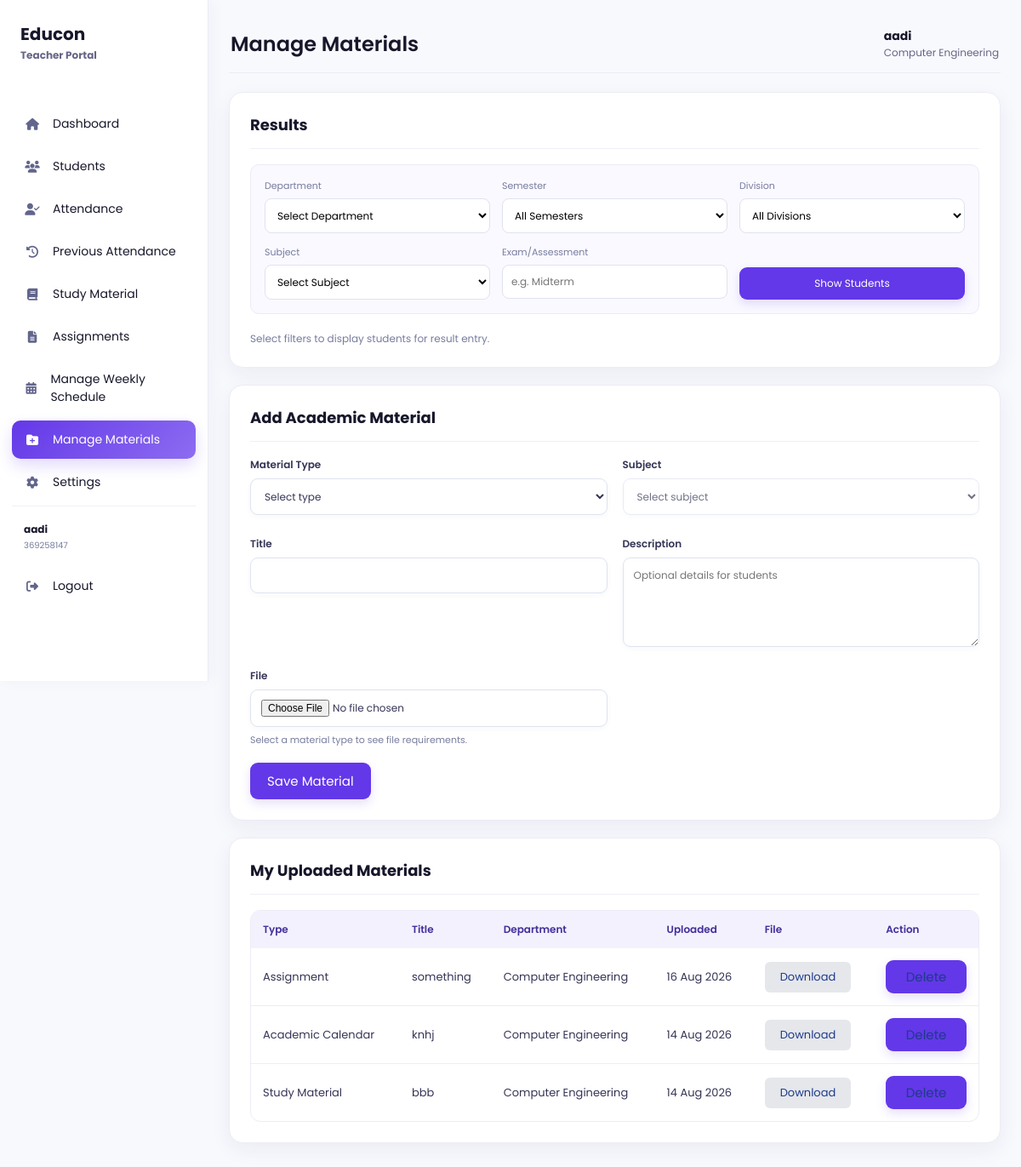
The page /teacher/manage-materials (signed in) on the database its author committed.
### models/user.py (models this page shows, shortened)
class User(UserMixin, db.Model):
    __tablename__ = "users"
    id = db.Column(
        db.Integer,
        primary_key=True
    )
    full_name = db.Column(
        db.String(100),
        nullable=False
    )
    enrollment_no = db.Column(
        db.String(50),
        unique=True,
        nullable=True
    )
    employee_id = db.Column(
        db.String(50),
        unique=True,
        nullable=True
    )
    parent_id = db.Column(
        db.String(50),
        unique=True,
        nullable=True
    )
    admin_id = db.Column(
        db.String(50),
        unique=True,
        nullable=True
    )
    email = db.Column(
        db.String(120),
        unique=True,
        nullable=True
    )
    phone = db.Column(
        db.String(20),
        nullable=True
    )
    password = db.Column(
        db.String(200),
        nullable=False
    )
    role = db.Column(
        db.String(20),
        nullable=False
    )
    theme = db.Column(db.String(20), nullable=False, default="light", server_default="light")
    notifications_enabled = db.Column(db.Boolean, nullable=False, default=True, server_default="1")
    accent_color = db.Column(db.String(20), nullable=False, default="purple", server_default="purple")

### models/teacher.py (models this page shows)
class Teacher(db.Model):
    __tablename__ = "teachers"
    id = db.Column(
        db.Integer,
        primary_key=True
    )
    user_id = db.Column(
        db.Integer,
        db.ForeignKey("users.id"),
        nullable=False
    )
    department = db.Column(
        db.String(50),
        nullable=True
    )
    subject = db.Column(
        db.String(100),
        nullable=True
    )

### models/academic_material.py (models this page shows)
class AcademicMaterial(db.Model):
    __tablename__ = "academic_materials"
    id = db.Column(db.Integer, primary_key=True)
    teacher_user_id = db.Column(
        db.Integer,
        db.ForeignKey("users.id"),
        nullable=False,
        index=True,
    )
    material_type = db.Column(db.String(30), nullable=False, index=True)
    department = db.Column(db.String(50), nullable=False, index=True)
    subject = db.Column(db.String(100), nullable=True, index=True)
    title = db.Column(db.String(150), nullable=False)
    description = db.Column(db.Text, nullable=True)
    original_filename = db.Column(db.String(255), nullable=True)
    stored_filename = db.Column(db.String(255), nullable=True, unique=True)
    uploaded_at = db.Column(db.DateTime, default=datetime.utcnow, nullable=False)
    teacher = db.relationship("User", foreign_keys=[teacher_user_id])

### app.py (the view, shortened to what this page needs)
@app.route("/teacher/manage-materials", methods=["GET", "POST"])
def manage_materials():
    user = get_current_user_for_role("Teacher")
    if not user:
        flash("Access denied!")
        return redirect(url_for("login"))
    teacher_profile = Teacher.query.filter_by(user_id=user.id).first()
    if not teacher_profile:
        teacher_profile = Teacher(user_id=user.id)
        db.session.add(teacher_profile)
        db.session.commit()
    result_department = request.args.get("result_department", "").strip()
    result_semester = request.args.get("result_semester", "").strip()
    result_division = request.args.get("result_division", "").strip()
    result_subject = request.args.get("result_subject", "").strip()
    result_exam = request.args.get("result_exam", "").strip()
    result_departments = [d.name for d in Department.query.order_by(Department.name).all()]
    result_semesters = list(range(1, 9))
    result_divisions = [v for (v,) in Student.query.with_entities(Student.division).filter(Student.division.isnot(None), Student.division != "").distinct().order_by(Student.division).all()]
    result_subjects = get_department_subjects(result_department or teacher_profile.department)
    result_query = Student.query
    if result_department in result_departments:
        result_query = result_query.filter(Student.department == result_department)
    else:
        result_department = ""
    if result_semester.isdigit() and int(result_semester) in result_semesters:
        result_query = result_query.filter(Student.semester == int(result_semester))
    else:
        result_semester = ""
    if result_division in result_divisions:
        result_query = result_query.filter(Student.division == result_division)
    else:
        result_division = ""
    result_students = [(profile, student_user) for profile in result_query.all() if (student_user := db.session.get(User, profile.user_id)) is not None]
    existing_results = {}
    if result_subject and result_exam:
        existing_results = {r.student.enrollment_no: r.marks_grade for r in StudentResult.query.filter_by(subject=result_subject, exam=result_exam).all() if r.student and r.student.enrollment_no}
    existing_out_of_marks = next((r.out_of_marks for r in StudentResult.query.filter_by(subject=result_subject, exam=result_exam).all()), None) if result_subject and result_exam else None
    existing_is_internal = next((r.is_internal for r in StudentResult.query.filter_by(subject=result_subject, exam=result_exam).all()), True) if result_subject and result_exam else True
    materials = AcademicMaterial.query.filter_by(
        teacher_user_id=user.id
    ).order_by(AcademicMaterial.uploaded_at.desc()).all()
    return render_template(
        "manage_materials.html",
        current_user=user,
        nav_items=ROLE_NAV_ITEMS["Teacher"],
        active_endpoint="manage_materials",
        teacher_profile=teacher_profile,
        material_types=sorted(MATERIAL_TYPES),
        material_upload_rules=MATERIAL_UPLOAD_RULES,
        teacher_subjects=[teacher_profile.subject] if teacher_profile.subject else [],
        materials=materials,
        result_departments=result_departments,
        result_semesters=result_semesters,
        result_divisions=result_divisions,
        result_subjects=result_subjects,
        result_students=result_students,
        result_department=result_department,
        result_semester=result_semester,
        result_division=result_division,
        result_subject=result_subject,
        result_exam=result_exam,
        existing_results=existing_results,
        existing_out_of_marks=existing_out_of_marks,
        existing_is_internal=existing_is_internal,
    )

### app.py (called while the page is built)
@login_manager.user_loader
def load_user(user_id):
    try:
        return db.session.get(User, int(user_id))
    except (TypeError, ValueError):
        return None

@app.before_request
def restore_application_session():
    if current_user.is_authenticated:
        session["user_id"] = current_user.id
        session["role"] = current_user.role

def get_current_user_for_role(role):
    if session.get("role") != role or "user_id" not in session:
        return None
    user = db.session.get(User, session["user_id"])
    if not user or user.role != role:
        session.clear()
        return None
    return user

def get_department_subjects(department):
    if not department:
        return []
    teacher_subjects = [
        subject
        for (subject,) in db.session.query(Teacher.subject).filter(
            Teacher.department == department,
            Teacher.subject.isnot(None),
            Teacher.subject != "",
        ).distinct().all()
    ]
    material_subjects = [
        subject
        for (subject,) in db.session.query(AcademicMaterial.subject).filter(
            AcademicMaterial.department == department,
            AcademicMaterial.subject.isnot(None),
            AcademicMaterial.subject != "",
        ).distinct().all()
    ]
    return sorted(set(teacher_subjects + material_subjects), key=str.casefold)

### templates/manage_materials.html (shortened to what this page needs)
<!DOCTYPE html>
<html lang="en">
<head>
    <link rel="stylesheet" href="{{ url_for('static', filename='css/teacher.css') }}">
    <link rel="stylesheet" href="{{ url_for('static', filename='css/palette.css') }}">
    <link rel="stylesheet" href="https://cdnjs.cloudflare.com/ajax/libs/font-awesome/6.6.0/css/all.min.css">
</head>
<body class="teacher-dashboard-page teacher-manage-materials theme-{{ current_user.theme or 'light' }} accent-{{ current_user.accent_color or 'purple' }}">
<div class="sidebar"><div class="logo"><h2>Educon</h2><small>Teacher Portal</small></div><ul>
{% for endpoint, label, icon in nav_items if endpoint != 'teacher_profile' %}<li class="{% if endpoint == active_endpoint %}active{% endif %}" onclick="window.location.href='{{ url_for(endpoint) }}'"><i class="fa-solid {{ icon }}"></i><span>{{ label }}</span></li>{% endfor %}
<li class="sidebar-profile" onclick="window.location.href='{{ url_for('teacher_profile') }}'"><div class="sidebar-profile-details"><strong>{{ current_user.full_name }}</strong><small>{{ current_user.employee_id or 'Employee ID unavailable' }}</small></div></li>
<li onclick="window.location.href='{{ url_for('logout') }}'"><i class="fa-solid fa-right-from-bracket"></i><span>Logout</span></li>
</ul></div>
    <main class="main">
        <div class="topbar"><h2>Manage Materials</h2><div class="profile"><div><h4>{{ current_user.full_name }}</h4><p>{{ teacher_profile.department }}</p></div></div></div>
        <section class="box full teacher-results-panel"><h3>Results</h3><form class="teacher-result-filters" method="GET"><label>Department<select name="result_department"><option value="">Select Department</option></select></label><label>Semester<select name="result_semester"><option value="">All Semesters</option></select></label><label>Division<select name="result_division"><option value="">All Divisions</option></select></label><label>Subject<select name="result_subject"><option value="">Select Subject</option></select></label><label>Exam/Assessment<input name="result_exam" value="{{ result_exam }}" placeholder="e.g. Midterm"></label><button type="submit">Show Students</button></form>{% if result_department or result_semester or result_division or result_subject or result_exam %}<table class="teacher-results-table"><tr><th>Student Name</th><th>Enrollment No</th><th>Marks/Grade</th></tr>{% for profile, student_user in result_students %}{% if student_user %}<tr><td>{{ student_user.full_name }}</td><td>{{ student_user.enrollment_no or 'Not available' }}</td><td><input class="result-entry" placeholder="Enter marks/grade" disabled></td></tr>{% endif %}{% else %}<tr><td colspan="3">No students match the selected filters.</td></tr>{% endfor %}</table>{% else %}<p class="result-filter-hint">Select filters to display students for result entry.</p>{% endif %}</section>
        <section class="box full"><h3>Add Academic Material</h3>
            <form class="material-form" method="POST" enctype="multipart/form-data">
                <label>Material Type<select id="material_type" name="material_type" required><option value="">Select type</option></select></label>
                <label id="subject_field" hidden>Subject<select id="subject" name="subject" disabled><option value="">Select subject</option></select></label>
                <label>Title<input type="text" name="title" required></label>
                <label id="description_field">Description<textarea id="description" name="description" placeholder="Optional details for students"></textarea><small id="description_hint"></small></label>
                <label id="file_field"><span id="file_label">File</span><input id="material_file" type="file" name="material_file"><small id="file_hint">Select a material type to see file requirements.</small></label>
                <button type="submit">Save Material</button>
            </form>
        </section>
        <section class="box full"><h3>My Uploaded Materials</h3>{% if materials %}
            <table><tr><th>Type</th><th>Title</th><th>Department</th><th>Uploaded</th><th>File</th><th>Action</th></tr>{% for material in materials %}<tr><td>{{ material.material_type }}</td><td>{{ material.title }}</td><td>{{ material.department }}</td><td>{{ material.uploaded_at.strftime('%d %b %Y') }}</td><td>{% if material.stored_filename %}<a class="secondary-button" href="{{ url_for('download_material', material_id=material.id) }}">Download</a>{% else %}No file{% endif %}</td><td><form method="POST" onsubmit="return confirm('Delete this uploaded material?');"><input type="hidden" name="action" value="delete_material"><input type="hidden" name="material_id" value="{{ material.id }}"><button type="submit" class="secondary-button material-delete-button">Delete</button></form></td></tr>{% endfor %}</table>
        {% else %}<p>No materials uploaded yet.</p>{% endif %}</section>
    </main>
</body>
</html>

### static/css/palette.css (style rules this page uses)
:root { --primary: #2563eb; --primary-dark: #1e3a8a; --accent: #6338e8; --surface: #ffffff; --page-background: #f4f7fc; --text: #17172b; --muted-text: #666666; }

### rows shown on the page
User: full_name "aadi", employee "369258147"
Teacher: department "Computer Engineering"
AcademicMaterial: material_type "Assignment", title "something", department "Computer Engineering", uploaded_at "16 Aug 2026"
AcademicMaterial: material_type "Academic Calendar", title "knhj", department "Computer Engineering", uploaded_at "14 Aug 2026"
AcademicMaterial: material_type "Study Material", title "bbb", department "Computer Engineering", uploaded_at "14 Aug 2026"

### other values the page prints
{{ label }} "Dashboard" "Students" "Attendance" "Previous Attendance" "Study Material" "Assignments" "Manage Weekly Schedule" "Manage Materials" "Settings"
